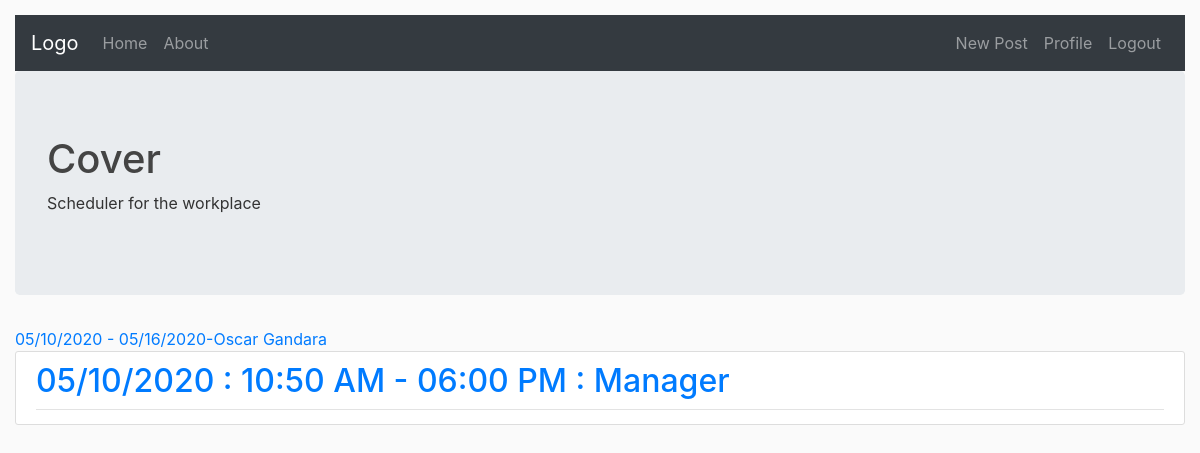
/schedule/1/ (signed in), run on an earlier commit of the app's database.
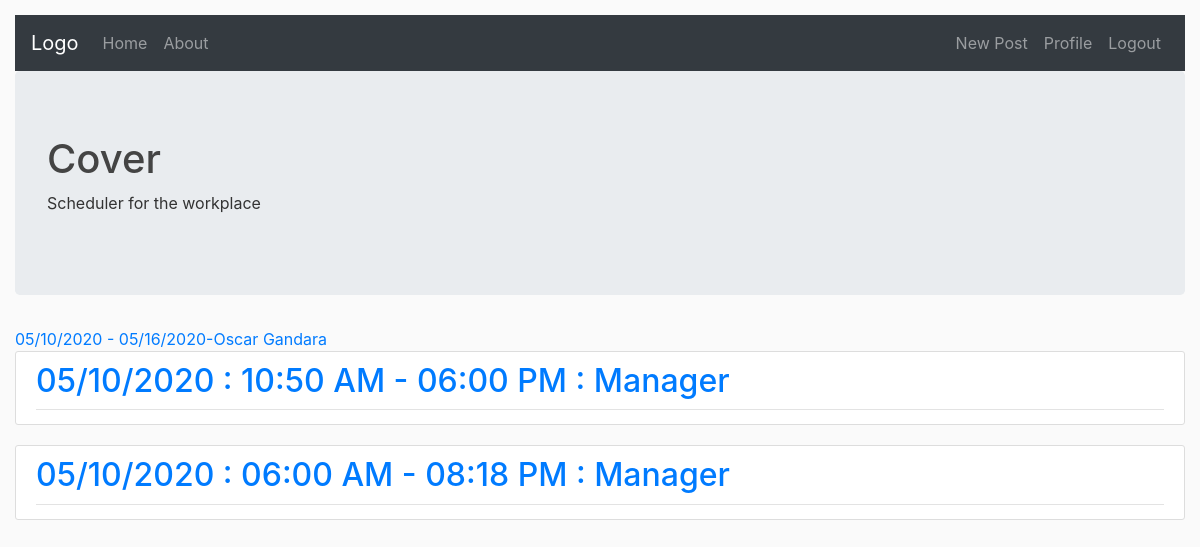
And on a later commit of the database.
### website/models.py (models this page shows, shortened)
class shift(models.Model):
    day = models.DateField(u'Day of the event', help_text=u'Day of the event')
    start_time = models.TimeField(u'Starting time', help_text=u'Starting time')
    end_time = models.TimeField(u'Final time', help_text=u'Final time')
    role = models.ForeignKey('users.Roles', on_delete = models.CASCADE)
    schedule = models.ForeignKey(schedule, on_delete = models.CASCADE)
    def __str__(self):
        a = self.day.strftime("%m/%d/%Y")
        b = self.start_time.strftime('%I:%M %p')
        c = self.end_time.strftime('%I:%M %p')
        d = self.role
        return a + ' : ' + b + ' - ' + c +  ' : ' + str( d)
    '''
    def check_overlap(self,start_time, end_time, fixed_start, fixed_end):
        overlap = False
        if(start_time == fixed_start or end_time == fixed_end):
            overlap = True
        elif(start_time >= fixed_start and end_time <= fixed_end) or (end_time >= fixed_start and end_time <= fixed_end):
            overlap = True
        elif (start_time <= fixed_start and end_time >= fixed_end):
            overlap = True
        return overlap

    def check_init(self):
        if self.end_time > self.start_time:
            raise ValidationError("End time must be after start time.")
        events = shift.objects.filter(day=self.day)
        if events.exists():
            for event in events:
                if self.check_overlap(event.start_time, event.end_time, self.start_time, self.end_time):
                    raise ValidationError(
                        'There is an overlap with another event: ' + str(event.day) + ', ' + str(
                            event.start_time) + '-' + str(event.end_time))


    #shifts = models.ForeignKey(shift, on_delete = models.SET_NULL, null = True)
'''

### users/models.py (models this page shows)
class Roles(models.Model):
    name = models.CharField(max_length = 20)
    def __str__(self):
        return self.name

### website/views.py (the view)
# urls.py: path('schedule/<int:pk>/', scheduleDetailView.as_view(), name = 'schedule-detail'),
class scheduleDetailView(DetailView):
    model = schedule
    def get_context_data(self, **kwargs):
        user = self.request.user
        context = super(scheduleDetailView, self).get_context_data(**kwargs)
        context['shifts'] = shift.objects.filter(schedule__user = user, schedule = self.kwargs.get('pk')).order_by('-day')
        return context

### website/models.py (called while the page is built)
    def __str__(self):
        a = self.main_sched.date_started.strftime("%m/%d/%Y")
        b = self.main_sched.date_end.strftime("%m/%d/%Y")
        return a + ' - '+ b + '-' + str(self.user.profile.name)

### website/templates/website/schedule_detail.html
{% extends "website/base.html" %}
{% block content %}
<a class = "mr-2" href="#" > {{object}} </a>
{% for shift in shifts %}
    <article class="media content-section">
        <div class="media-body">
            <div class="article-metadata">
                <h2> <a class = "mr-2" href="{% url 'shift-detail' schedule.pk shift.pk %}" > {{shift}}</a></h2>
            </div>
        </div>
    </article>
{% endfor %}
{% endblock content %}

What changed in the data, as far as the page shows it:
added shift: day+start_time+end_time "05/10/2020 : 06:00 AM - 08:18 PM : Manager"
